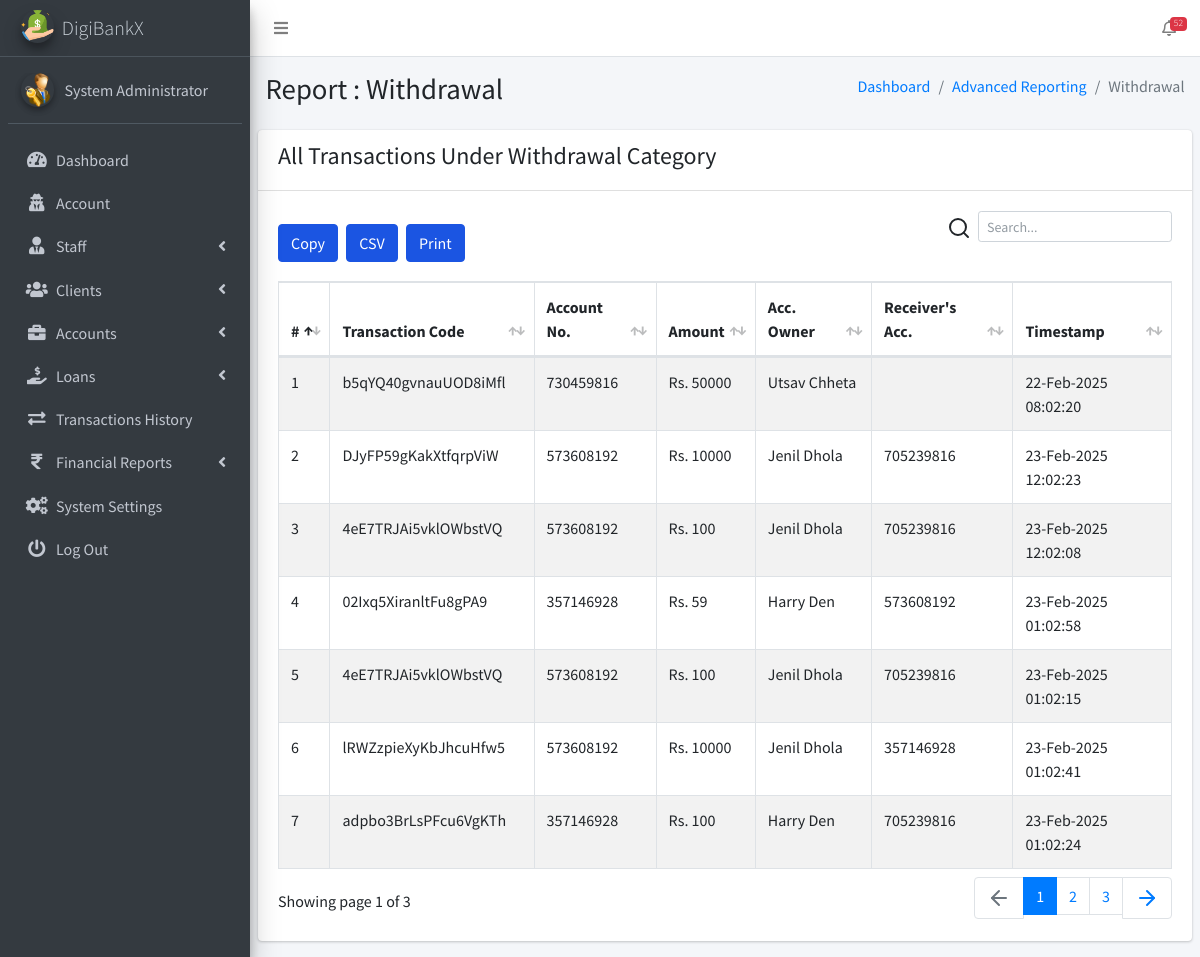
/admin/pages_financial_reporting_transfers.php (signed in), run on the app's committed database.
### tables this page shows
CREATE TABLE `ib_systemsettings` (
  `id` int(20) NOT NULL,
  `sys_name` longtext NOT NULL,
  `sys_tagline` longtext NOT NULL,
  `sys_logo` varchar(200) NOT NULL,
  `is_active` tinyint(1) NOT NULL DEFAULT 1
);

CREATE TABLE `ib_admin` (
  `admin_id` int(11) NOT NULL,
  `name` varchar(200) NOT NULL,
  `email` varchar(200) NOT NULL,
  `number` varchar(200) NOT NULL,
  `password` varchar(200) NOT NULL,
  `profile_pic` varchar(200) NOT NULL,
  `is_active` tinyint(1) NOT NULL DEFAULT 1,
  `otp` varchar(6) DEFAULT NULL,
  `otp_expiry` datetime DEFAULT NULL
);

CREATE TABLE `ib_transactions` (
  `tr_id` int(20) NOT NULL,
  `tr_code` varchar(200) NOT NULL,
  `account_id` int(20) NOT NULL,
  `tr_type` varchar(200) NOT NULL,
  `tr_status` varchar(200) NOT NULL,
  `client_id` int(10) UNSIGNED NOT NULL,
  `transaction_amt` varchar(200) NOT NULL,
  `receiving_acc_no` varchar(200) DEFAULT NULL,
  `created_at` timestamp(6) NOT NULL DEFAULT current_timestamp(6) ON UPDATE current_timestamp(6),
  `is_active` tinyint(1) NOT NULL DEFAULT 1
);

CREATE TABLE `ib_bankaccounts` (
  `account_id` int(20) NOT NULL,
  `acc_name` varchar(200) NOT NULL,
  `account_number` varchar(200) NOT NULL,
  `acc_type` varchar(200) NOT NULL,
  `acc_rates` varchar(200) NOT NULL,
  `acc_status` varchar(200) NOT NULL,
  `acc_amount` decimal(10,2) NOT NULL,
  `client_id` int(10) UNSIGNED DEFAULT NULL,
  `created_at` timestamp(6) NOT NULL DEFAULT current_timestamp(6) ON UPDATE current_timestamp(6),
  `is_active` tinyint(1) NOT NULL DEFAULT 1
);

CREATE TABLE `ib_clients` (
  `client_id` int(10) UNSIGNED NOT NULL,
  `name` varchar(200) NOT NULL,
  `phone` varchar(200) NOT NULL,
  `address` varchar(200) NOT NULL,
  `email` varchar(200) NOT NULL,
  `password` varchar(200) NOT NULL,
  `profile_pic` varchar(200) NOT NULL,
  `client_number` varchar(200) NOT NULL,
  `is_active` tinyint(1) NOT NULL DEFAULT 1,
  `otp` varchar(10) DEFAULT NULL,
  `otp_expiry` datetime DEFAULT NULL
);

### admin/pages_financial_reporting_transfers.php (the view, shortened to what this page needs)
<?php
include('conf/config.php');
?>
<!DOCTYPE html>
<html>
<?php include("dist/_partials/head.php"); ?>
<body class="hold-transition sidebar-mini layout-fixed layout-navbar-fixed">
  <div class="wrapper">
    <?php include("dist/_partials/nav.php"); ?>
    <?php include("dist/_partials/sidebar.php"); ?>
    <div class="content-wrapper">
      <section class="content-header">
        <div class="container-fluid">
          <div class="row mb-2">
            <div class="col-sm-6">
              <h1>Report : Withdrawal</h1>
            </div>
            <div class="col-sm-6">
              <ol class="breadcrumb float-sm-right">
                <li class="breadcrumb-item"><a href="pages_dashboard.php">Dashboard</a></li>
                <li class="breadcrumb-item"><a href="pages_financial_reporting_withdrawals.php">Advanced Reporting</a>
                </li>
                <li class="breadcrumb-item active">Withdrawal</li>
              </ol>
            </div>
          </div>
        </div>
      </section>
      <section class="content">
        <div class="row">
          <div class="col-12">
            <div class="card">
              <div class="card-header">
                <h4>All Transactions Under Withdrawal Category</h4>
              </div>
              <div class="card-body">
                <table id="export" class="table table-hover table-bordered table-striped">
                  <thead>
                    <tr>
                      <th>#</th>
                      <th>Transaction Code</th>
                      <th>Account No.</th>
                      <th>Amount</th>
                      <th>Acc. Owner</th>
                      <th>Receiver's Acc.</th>
                      <th>Timestamp</th>
                    </tr>
                  </thead>
                  <tbody>
                    <?php
                    $ret = "SELECT t.tr_id, t.tr_code, t.tr_type, b.account_number, t.transaction_amt,
       c.name AS client_name, t.receiving_acc_no, t.created_at
FROM ib_transactions t
JOIN ib_bankaccounts b ON t.account_id = b.account_id
JOIN ib_clients c ON t.client_id = c.client_id
WHERE t.tr_type = 'Transfer';
";
                    $stmt = $mysqli->prepare($ret);
                    $stmt->execute();
                    $res = $stmt->get_result();
                    $cnt = 1;
                    while ($row = $res->fetch_object()) {
                      $transTstamp = $row->created_at;
                      ?>
                      <tr>
                        <td><?php echo $cnt; ?></td>
                        <td><?php echo $row->tr_code; ?></a></td>
                        <td><?php echo $row->account_number; ?></td>
                        <td>Rs. <?php echo $row->transaction_amt; ?></td>
                        <td><?php echo $row->client_name; ?></td>
                        <td><?php echo $row->receiving_acc_no; ?></td>
                        <td><?php echo date("d-M-Y h:m:s ", strtotime($transTstamp)); ?></td>
                      </tr>
                      <?php $cnt = $cnt + 1;
                    } ?>
                </table>
              </div>
            </div>
          </div>
        </div>
      </section>
    </div>
  </div>
</body>
</html>

### admin/dist/_partials/sidebar.php (shortened to what this page needs)
<aside class="main-sidebar sidebar-dark-primary elevation-4">
    <?php
    $admin_id = $_SESSION['admin_id'];
    $query = "SELECT * FROM iB_admin WHERE admin_id = ?";
    $stmt = $mysqli->prepare($query);
    $stmt->bind_param('i', $admin_id);
    $stmt->execute();
    $res = $stmt->get_result();
    while ($row = $res->fetch_object()) {
        $profile_picture = empty($row->profile_pic)
            ? "<img src='dist/img/user_icon.png' class='img-circle elevation-2' alt='User Image'>"
            : "<img src='dist/img/$row->profile_pic' class='img-circle elevation-2' alt='User Image'>";
        $sys_query = "SELECT * FROM iB_SystemSettings";
        $stmt = $mysqli->prepare($sys_query);
        $stmt->execute();
        $sys_res = $stmt->get_result();
        while ($sys = $sys_res->fetch_object()) {
            ?>
            <a href="pages_dashboard.php" class="brand-link text-light">
                <img src="dist/img/<?php echo $sys->sys_logo; ?>" alt="Logo" class="brand-image img-circle elevation-3">
                <span class="brand-text font-weight-light"><?php echo $sys->sys_name; ?></span>
            </a>
            <div class="sidebar">
                <div class="user-panel mt-3 pb-3 mb-3 d-flex">
                    <div class="image"><?php echo $profile_picture; ?></div>
                    <div class="info">
                        <a href="#" class="d-block"><?php echo $row->name; ?></a>
                    </div>
                </div>
                <nav class="mt-2">
                    <ul class="nav nav-pills nav-sidebar flex-column" data-widget="treeview" role="menu">
                        <li class="nav-item">
                            <a href="pages_dashboard.php" class="nav-link">
                                <i class="nav-icon fas fa-tachometer-alt"></i>
                                <p>Dashboard</p>
                            </a>
                        </li>
                        <li class="nav-item">
                            <a href="pages_account.php" class="nav-link">
                                <i class="nav-icon fas fa-user-secret"></i>
                                <p>Account</p>
                            </a>
                        </li>
                        <li class="nav-item has-treeview">
                            <a href="#" class="nav-link">
                                <i class="nav-icon fas fa-user-tie"></i>
                                <p>Staff <i class="fas fa-angle-left right"></i></p>
                            </a>
                        </li>
                        <li class="nav-item has-treeview">
                            <a href="#" class="nav-link">
                                <i class="nav-icon fas fa-users"></i>
                                <p>Clients <i class="fas fa-angle-left right"></i></p>
                            </a>
                        </li>
                        <li class="nav-item has-treeview">
                            <a href="#" class="nav-link">
                                <i class="nav-icon fas fa-briefcase"></i>
                                <p>Accounts <i class="fas fa-angle-left right"></i></p>
                            </a>
                        </li>
                        <li class="nav-item has-treeview">
                            <a href="#" class="nav-link">
                                <i class="nav-icon fas fa-hand-holding-usd"></i>
                                <p>
                                    Loans
                                    <i class="fas fa-angle-left right"></i>
                                </p>
                            </a>
                        </li>
                        <li class="nav-item">
                            <a href="pages_transactions_engine.php" class="nav-link">
                                <i class="nav-icon fas fa-exchange-alt"></i>
                                <p>Transactions History</p>
                            </a>
                        </li>
                        <li class="nav-item has-treeview">
                            <a href="#" class="nav-link">
                                <i class="nav-icon fas fa-rupee-sign"></i>
                                <p>Financial Reports <i class="fas fa-angle-left right"></i></p>
                            </a>
                        </li>
                        <li class="nav-item">
                            <a href="pages_system_settings.php" class="nav-link">
                                <i class="nav-icon fas fa-cogs"></i>
                                <p>System Settings</p>
                            </a>
                        </li>
                        <li class="nav-item">
                            <a href="pages_logout.php" class="nav-link">
                                <i class="nav-icon fas fa-power-off"></i>
                                <p>Log Out</p>
                            </a>
                        </li>
                    </ul>
                </nav>
            </div>
        </aside>
    <?php }
    } ?>

### data on the page
ib_admin: name "System Administrator"
ib_systemsettings: sys_logo (picture), sys_name "DigiBankX", ib_admin.profile_pic (picture)
ib_transactions: tr_code "b5qYQ40gvnauUOD8iMfl", account.account_number "730459816", transaction_amt "50000", client.name "Utsav Chheta", created_at "22-Feb-2025 08:02:20"
ib_transactions: tr_code "DJyFP59gKakXtfqrpViW", account.account_number "573608192", transaction_amt "10000", client.name "Jenil Dhola", receiving_acc_no "705239816", created_at "23-Feb-2025 12:02:23"
ib_transactions: tr_code "4eE7TRJAi5vklOWbstVQ", account.account_number "573608192", transaction_amt "100", client.name "Jenil Dhola", receiving_acc_no "705239816", created_at "23-Feb-2025 12:02:08"
ib_transactions: tr_code "02Ixq5XiranltFu8gPA9", account.account_number "357146928", transaction_amt "59", client.name "Harry Den", receiving_acc_no "573608192", created_at "23-Feb-2025 01:02:58"
ib_transactions: tr_code "4eE7TRJAi5vklOWbstVQ", account.account_number "573608192", transaction_amt "100", client.name "Jenil Dhola", receiving_acc_no "705239816", created_at "23-Feb-2025 01:02:15"
ib_transactions: tr_code "lRWZzpieXyKbJhcuHfw5", account.account_number "573608192", transaction_amt "10000", client.name "Jenil Dhola", receiving_acc_no "357146928", created_at "23-Feb-2025 01:02:41"
ib_transactions: tr_code "adpbo3BrLsPFcu6VgKTh", account.account_number "357146928", transaction_amt "100", client.name "Harry Den", receiving_acc_no "705239816", created_at "23-Feb-2025 01:02:24"

### other printed values
$ntf "52"
